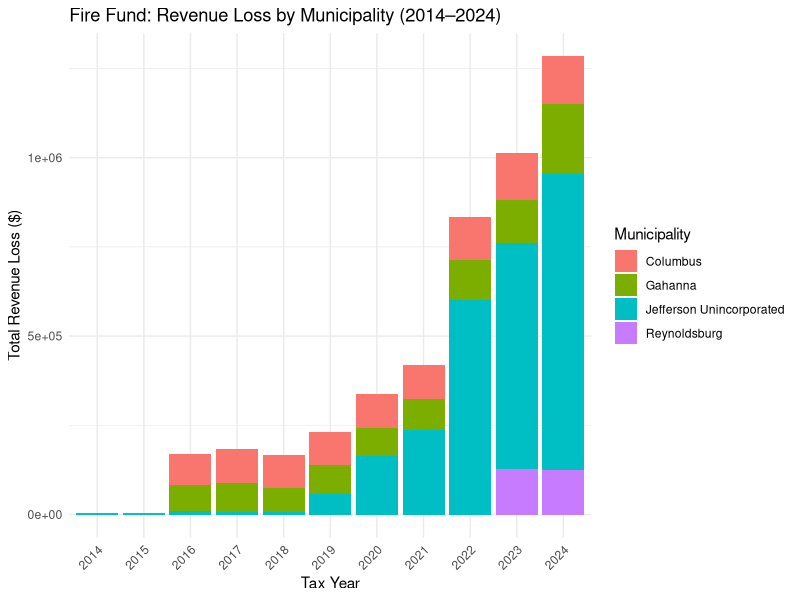
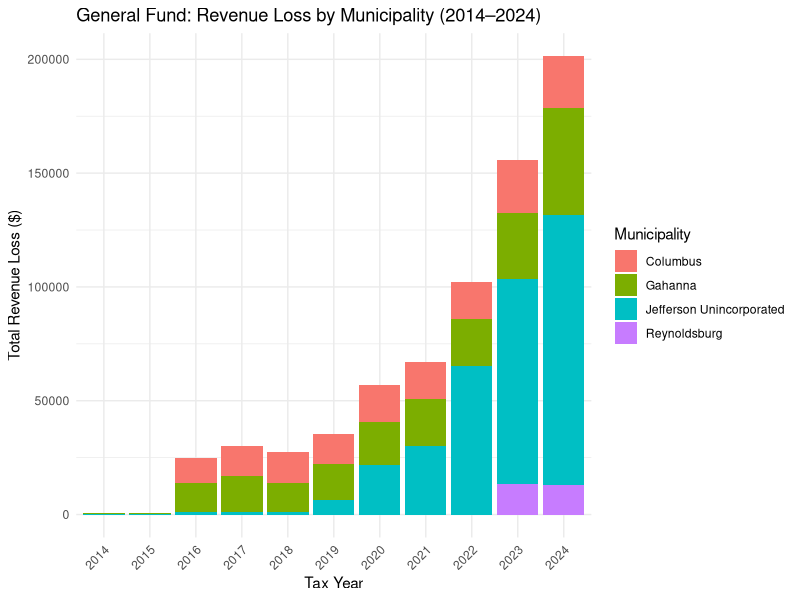
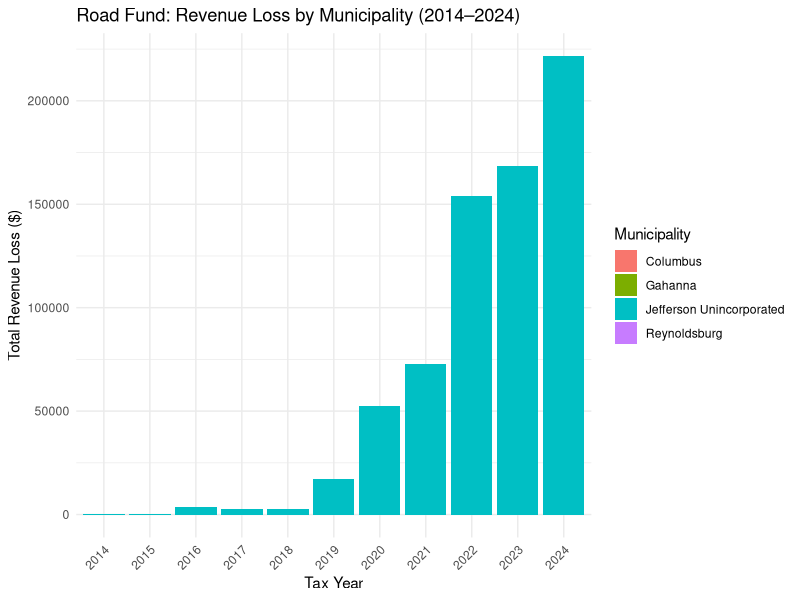

The R script that drew these images, in order:
# -----------------------------------------
# Title: Plot Revenue Loss by Fund and Municipality
# -----------------------------------------
library(readr)
library(dplyr)
library(ggplot2)
library(tidyr)
library(here)

# Load total losses
loss_data <- read_csv(here("outputs", "accurate_total_losses.csv"))

# Summarize
loss_summary <- loss_data %>%
  group_by(TaxYear, Fund, Municipality) %>%
  summarise(Total_Loss = sum(Total_Loss, na.rm = TRUE), .groups = "drop")

# Loop through funds to plot
unique_funds <- unique(loss_summary$Fund)

for (f in unique_funds) {
  p <- loss_summary %>%
    filter(Fund == f) %>%
    ggplot(aes(x = factor(TaxYear), y = Total_Loss, fill = Municipality)) +
    geom_bar(stat = "identity", position = "stack") +
    labs(
      title = paste(f, "Fund: Revenue Loss by Municipality (2014–2024)"),
      x = "Tax Year",
      y = "Total Revenue Loss ($)",
      fill = "Municipality"
    ) +
    theme_minimal() +
    theme(axis.text.x = element_text(angle = 45, hjust = 1))
  
  print(p)
}